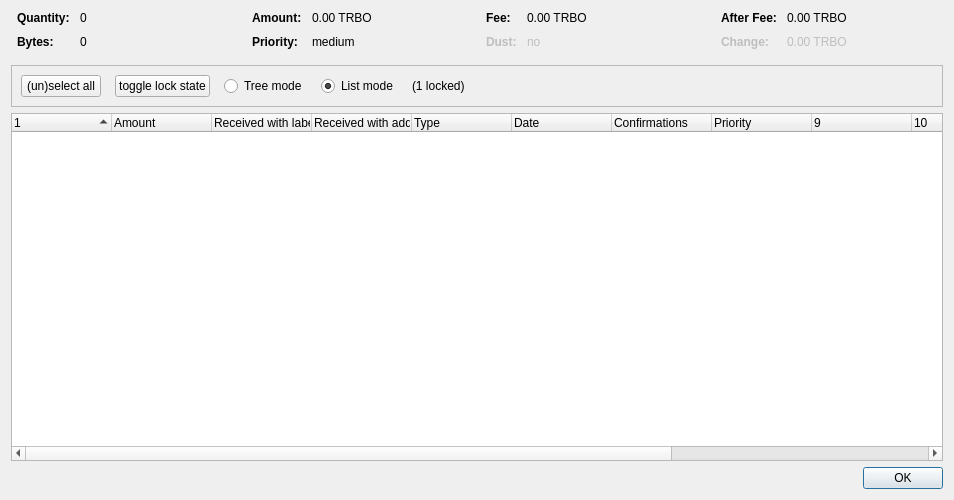
<?xml version="1.0" encoding="UTF-8"?>
<ui version="4.0">
 <class>CoinControlDialog</class>
 <widget class="QDialog" name="CoinControlDialog">
  <property name="geometry">
   <rect>
    <x>0</x>
    <y>0</y>
    <width>954</width>
    <height>500</height>
   </rect>
  </property>
  <property name="windowTitle">
   <string>Coin Selection</string>
  </property>
  <layout class="QVBoxLayout" name="verticalLayout">
   <item>
    <layout class="QHBoxLayout" name="horizontalLayoutTop" stretch="0,0,0,0">
     <property name="topMargin">
      <number>0</number>
     </property>
     <property name="bottomMargin">
      <number>10</number>
     </property>
     <item>
      <layout class="QFormLayout" name="formLayoutCoinControl1">
       <property name="horizontalSpacing">
        <number>10</number>
       </property>
       <property name="verticalSpacing">
        <number>10</number>
       </property>
       <property name="leftMargin">
        <number>6</number>
       </property>
       <property name="rightMargin">
        <number>6</number>
       </property>
       <item row="0" column="0">
        <widget class="QLabel" name="labelCoinControlQuantityText">
         <property name="font">
          <font>
           <weight>75</weight>
           <bold>true</bold>
          </font>
         </property>
         <property name="text">
          <string>Quantity:</string>
         </property>
        </widget>
       </item>
       <item row="0" column="1">
        <widget class="QLabel" name="labelCoinControlQuantity">
         <property name="cursor">
          <cursorShape>IBeamCursor</cursorShape>
         </property>
         <property name="contextMenuPolicy">
          <enum>Qt::ActionsContextMenu</enum>
         </property>
         <property name="text">
          <string notr="true">0</string>
         </property>
         <property name="textInteractionFlags">
          <set>Qt::LinksAccessibleByMouse|Qt::TextSelectableByKeyboard|Qt::TextSelectableByMouse</set>
         </property>
        </widget>
       </item>
       <item row="1" column="0">
        <widget class="QLabel" name="labelCoinControlBytesText">
         <property name="font">
          <font>
           <weight>75</weight>
           <bold>true</bold>
          </font>
         </property>
         <property name="text">
          <string>Bytes:</string>
         </property>
        </widget>
       </item>
       <item row="1" column="1">
        <widget class="QLabel" name="labelCoinControlBytes">
         <property name="cursor">
          <cursorShape>IBeamCursor</cursorShape>
         </property>
         <property name="contextMenuPolicy">
          <enum>Qt::ActionsContextMenu</enum>
         </property>
         <property name="text">
          <string notr="true">0</string>
         </property>
         <property name="textInteractionFlags">
          <set>Qt::LinksAccessibleByMouse|Qt::TextSelectableByKeyboard|Qt::TextSelectableByMouse</set>
         </property>
        </widget>
       </item>
      </layout>
     </item>
     <item>
      <layout class="QFormLayout" name="formLayoutCoinControl2">
       <property name="horizontalSpacing">
        <number>10</number>
       </property>
       <property name="verticalSpacing">
        <number>10</number>
       </property>
       <property name="leftMargin">
        <number>6</number>
       </property>
       <property name="rightMargin">
        <number>6</number>
       </property>
       <item row="0" column="0">
        <widget class="QLabel" name="labelCoinControlAmountText">
         <property name="font">
          <font>
           <weight>75</weight>
           <bold>true</bold>
          </font>
         </property>
         <property name="text">
          <string>Amount:</string>
         </property>
        </widget>
       </item>
       <item row="0" column="1">
        <widget class="QLabel" name="labelCoinControlAmount">
         <property name="cursor">
          <cursorShape>IBeamCursor</cursorShape>
         </property>
         <property name="contextMenuPolicy">
          <enum>Qt::ActionsContextMenu</enum>
         </property>
         <property name="text">
          <string notr="true">0.00 TRBO</string>
         </property>
         <property name="textInteractionFlags">
          <set>Qt::LinksAccessibleByMouse|Qt::TextSelectableByKeyboard|Qt::TextSelectableByMouse</set>
         </property>
        </widget>
       </item>
       <item row="1" column="0">
        <widget class="QLabel" name="labelCoinControlPriorityText">
         <property name="font">
          <font>
           <weight>75</weight>
           <bold>true</bold>
          </font>
         </property>
         <property name="text">
          <string>Priority:</string>
         </property>
        </widget>
       </item>
       <item row="1" column="1">
        <widget class="QLabel" name="labelCoinControlPriority">
         <property name="cursor">
          <cursorShape>IBeamCursor</cursorShape>
         </property>
         <property name="contextMenuPolicy">
          <enum>Qt::ActionsContextMenu</enum>
         </property>
         <property name="text">
          <string>medium</string>
         </property>
         <property name="textInteractionFlags">
          <set>Qt::LinksAccessibleByMouse|Qt::TextSelectableByKeyboard|Qt::TextSelectableByMouse</set>
         </property>
        </widget>
       </item>
      </layout>
     </item>
     <item>
      <layout class="QFormLayout" name="formLayoutCoinControl3">
       <property name="horizontalSpacing">
        <number>10</number>
       </property>
       <property name="verticalSpacing">
        <number>10</number>
       </property>
       <property name="leftMargin">
        <number>6</number>
       </property>
       <property name="rightMargin">
        <number>6</number>
       </property>
       <item row="0" column="0">
        <widget class="QLabel" name="labelCoinControlFeeText">
         <property name="font">
          <font>
           <weight>75</weight>
           <bold>true</bold>
          </font>
         </property>
         <property name="text">
          <string>Fee:</string>
         </property>
        </widget>
       </item>
       <item row="0" column="1">
        <widget class="QLabel" name="labelCoinControlFee">
         <property name="cursor">
          <cursorShape>IBeamCursor</cursorShape>
         </property>
         <property name="contextMenuPolicy">
          <enum>Qt::ActionsContextMenu</enum>
         </property>
         <property name="text">
          <string notr="true">0.00 TRBO</string>
         </property>
         <property name="textInteractionFlags">
          <set>Qt::LinksAccessibleByMouse|Qt::TextSelectableByKeyboard|Qt::TextSelectableByMouse</set>
         </property>
        </widget>
       </item>
       <item row="1" column="0">
        <widget class="QLabel" name="labelCoinControlLowOutputText">
         <property name="enabled">
          <bool>false</bool>
         </property>
         <property name="font">
          <font>
           <weight>75</weight>
           <bold>true</bold>
          </font>
         </property>
         <property name="text">
          <string>Dust:</string>
         </property>
        </widget>
       </item>
       <item row="1" column="1">
        <widget class="QLabel" name="labelCoinControlLowOutput">
         <property name="enabled">
          <bool>false</bool>
         </property>
         <property name="cursor">
          <cursorShape>IBeamCursor</cursorShape>
         </property>
         <property name="contextMenuPolicy">
          <enum>Qt::ActionsContextMenu</enum>
         </property>
         <property name="text">
          <string>no</string>
         </property>
         <property name="textInteractionFlags">
          <set>Qt::LinksAccessibleByMouse|Qt::TextSelectableByKeyboard|Qt::TextSelectableByMouse</set>
         </property>
        </widget>
       </item>
      </layout>
     </item>
     <item>
      <layout class="QFormLayout" name="formLayoutCoinControl4">
       <property name="horizontalSpacing">
        <number>10</number>
       </property>
       <property name="verticalSpacing">
        <number>10</number>
       </property>
       <property name="leftMargin">
        <number>6</number>
       </property>
       <property name="rightMargin">
        <number>6</number>
       </property>
       <item row="0" column="0">
        <widget class="QLabel" name="labelCoinControlAfterFeeText">
         <property name="font">
          <font>
           <weight>75</weight>
           <bold>true</bold>
          </font>
         </property>
         <property name="text">
          <string>After Fee:</string>
         </property>
        </widget>
       </item>
       <item row="0" column="1">
        <widget class="QLabel" name="labelCoinControlAfterFee">
         <property name="cursor">
          <cursorShape>IBeamCursor</cursorShape>
         </property>
         <property name="contextMenuPolicy">
          <enum>Qt::ActionsContextMenu</enum>
         </property>
         <property name="text">
          <string notr="true">0.00 TRBO</string>
         </property>
         <property name="textInteractionFlags">
          <set>Qt::LinksAccessibleByMouse|Qt::TextSelectableByKeyboard|Qt::TextSelectableByMouse</set>
         </property>
        </widget>
       </item>
       <item row="1" column="0">
        <widget class="QLabel" name="labelCoinControlChangeText">
         <property name="enabled">
          <bool>false</bool>
         </property>
         <property name="font">
          <font>
           <weight>75</weight>
           <bold>true</bold>
          </font>
         </property>
         <property name="text">
          <string>Change:</string>
         </property>
        </widget>
       </item>
       <item row="1" column="1">
        <widget class="QLabel" name="labelCoinControlChange">
         <property name="enabled">
          <bool>false</bool>
         </property>
         <property name="cursor">
          <cursorShape>IBeamCursor</cursorShape>
         </property>
         <property name="contextMenuPolicy">
          <enum>Qt::ActionsContextMenu</enum>
         </property>
         <property name="text">
          <string notr="true">0.00 TRBO</string>
         </property>
         <property name="textInteractionFlags">
          <set>Qt::LinksAccessibleByMouse|Qt::TextSelectableByKeyboard|Qt::TextSelectableByMouse</set>
         </property>
        </widget>
       </item>
      </layout>
     </item>
    </layout>
   </item>
   <item>
    <widget class="QFrame" name="frame">
     <property name="minimumSize">
      <size>
       <width>0</width>
       <height>40</height>
      </size>
     </property>
     <property name="frameShape">
      <enum>QFrame::StyledPanel</enum>
     </property>
     <property name="frameShadow">
      <enum>QFrame::Sunken</enum>
     </property>
     <layout class="QHBoxLayout" name="horizontalLayout">
      <item>
       <layout class="QHBoxLayout" name="horizontalLayoutPanel" stretch="0,0,0,0,0,0">
        <property name="spacing">
         <number>14</number>
        </property>
        <item>
         <widget class="QPushButton" name="pushButtonSelectAll">
          <property name="sizePolicy">
           <sizepolicy hsizetype="Maximum" vsizetype="Fixed">
            <horstretch>0</horstretch>
            <verstretch>0</verstretch>
           </sizepolicy>
          </property>
          <property name="text">
           <string>(un)select all</string>
          </property>
          <property name="autoDefault">
           <bool>false</bool>
          </property>
         </widget>
        </item>
        <item>
         <widget class="QPushButton" name="pushButtonToggleLock">
          <property name="sizePolicy">
           <sizepolicy hsizetype="Maximum" vsizetype="Fixed">
            <horstretch>0</horstretch>
            <verstretch>0</verstretch>
           </sizepolicy>
          </property>
          <property name="text">
           <string>toggle lock state</string>
          </property>
          <property name="autoDefault">
           <bool>false</bool>
          </property>
         </widget>
        </item>
        <item>
         <widget class="QRadioButton" name="radioTreeMode">
          <property name="sizePolicy">
           <sizepolicy hsizetype="Maximum" vsizetype="Fixed">
            <horstretch>0</horstretch>
            <verstretch>0</verstretch>
           </sizepolicy>
          </property>
          <property name="text">
           <string>Tree mode</string>
          </property>
         </widget>
        </item>
        <item>
         <widget class="QRadioButton" name="radioListMode">
          <property name="sizePolicy">
           <sizepolicy hsizetype="Maximum" vsizetype="Fixed">
            <horstretch>0</horstretch>
            <verstretch>0</verstretch>
           </sizepolicy>
          </property>
          <property name="text">
           <string>List mode</string>
          </property>
          <property name="checked">
           <bool>true</bool>
          </property>
         </widget>
        </item>
        <item>
         <widget class="QLabel" name="labelLocked">
          <property name="text">
           <string>(1 locked)</string>
          </property>
         </widget>
        </item>
        <item>
         <spacer name="horizontalSpacer">
          <property name="orientation">
           <enum>Qt::Horizontal</enum>
          </property>
          <property name="sizeHint" stdset="0">
           <size>
            <width>40</width>
            <height>20</height>
           </size>
          </property>
         </spacer>
        </item>
       </layout>
      </item>
     </layout>
    </widget>
   </item>
   <item>
    <widget class="CoinControlTreeWidget" name="treeWidget">
     <property name="contextMenuPolicy">
      <enum>Qt::CustomContextMenu</enum>
     </property>
     <property name="sortingEnabled">
      <bool>false</bool>
     </property>
     <property name="columnCount">
      <number>13</number>
     </property>
     <attribute name="headerShowSortIndicator" stdset="0">
      <bool>true</bool>
     </attribute>
     <attribute name="headerStretchLastSection">
      <bool>false</bool>
     </attribute>
     <column>
      <property name="text">
       <string/>
      </property>
     </column>
     <column>
      <property name="text">
       <string>Amount</string>
      </property>
     </column>
     <column>
      <property name="text">
       <string>Received with label</string>
      </property>
     </column>
     <column>
      <property name="text">
       <string>Received with address</string>
      </property>
     </column>
     <column>
      <property name="text">
       <string>Type</string>
      </property>
     </column>
     <column>
      <property name="text">
       <string>Date</string>
      </property>
     </column>
     <column>
      <property name="text">
       <string>Confirmations</string>
      </property>
      <property name="toolTip">
       <string>Confirmed</string>
      </property>
     </column>
     <column>
      <property name="text">
       <string>Priority</string>
      </property>
     </column>
     <column>
      <property name="text">
       <string/>
      </property>
     </column>
     <column>
      <property name="text">
       <string/>
      </property>
     </column>
     <column>
      <property name="text">
       <string/>
      </property>
     </column>
     <column>
      <property name="text">
       <string/>
      </property>
     </column>
     <column>
      <property name="text">
       <string/>
      </property>
     </column>
    </widget>
   </item>
   <item>
    <widget class="QDialogButtonBox" name="buttonBox">
     <property name="orientation">
      <enum>Qt::Horizontal</enum>
     </property>
     <property name="standardButtons">
      <set>QDialogButtonBox::Ok</set>
     </property>
    </widget>
   </item>
  </layout>
 </widget>
 <customwidgets>
  <customwidget>
   <class>CoinControlTreeWidget</class>
   <extends>QTreeWidget</extends>
   <header>coincontroltreewidget.h</header>
  </customwidget>
 </customwidgets>
 <resources/>
 <connections/>
</ui>
